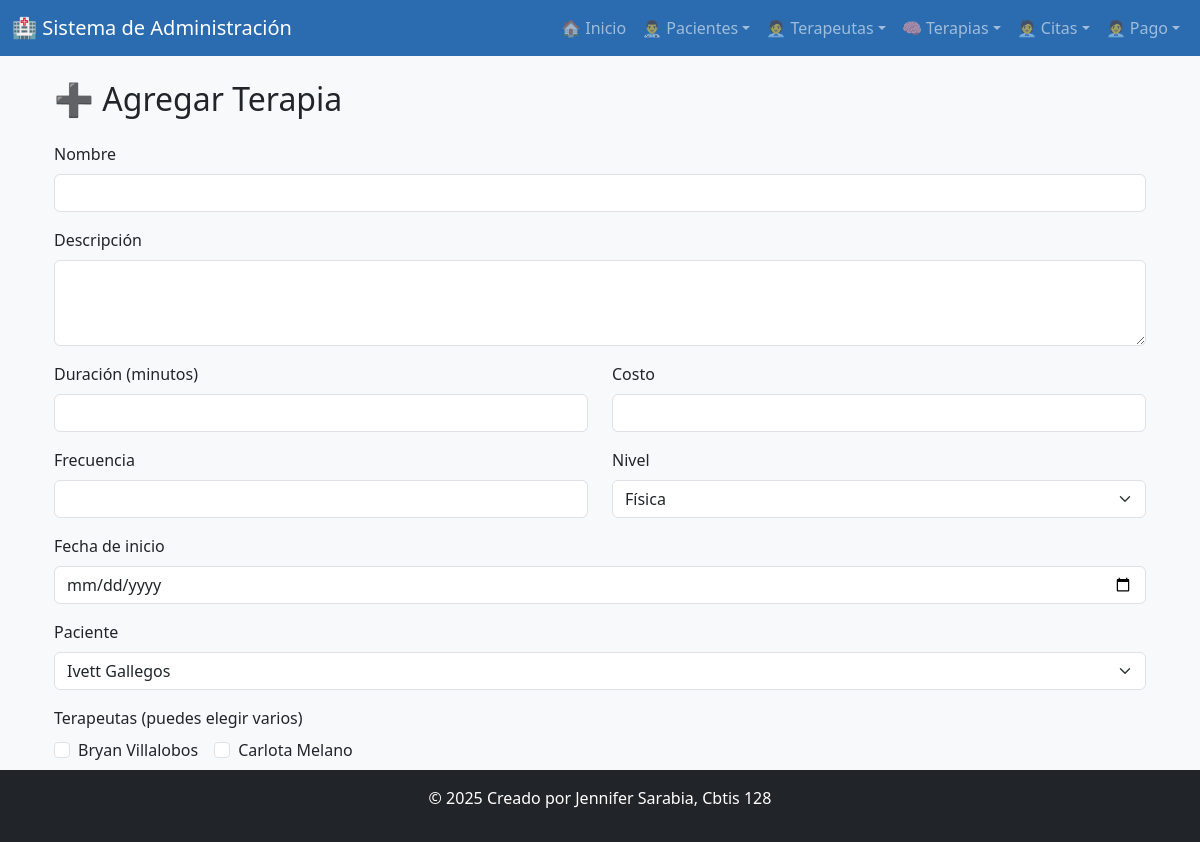
The page /agregar_terapia/ on the database its author committed.
### app_paciente/models.py (models this page shows, shortened)
class Terapeuta(models.Model):
    nom_tep = models.CharField(max_length=100)
    ape_tep = models.CharField(max_length=100)
    especialidad_tep = models.CharField(max_length=100, choices=[
        ('Física', 'Física'),
        ('Psicológica', 'Psicológica'),
        ('Ocupacional', 'Ocupacional'),
        ('Lenguaje', 'Lenguaje'),
        ('Otra', 'Otra'),
    ])
    tel_tep = models.CharField(max_length=15)
    correo_tep = models.EmailField(max_length=80, unique=True)
    horario_tep = models.CharField(max_length=50, default='Lunes a Viernes')
    experiencia_tep = models.PositiveIntegerField(help_text="Años de experiencia")

### app_paciente/views.py (the view, shortened to what this page needs)
# urls.py: path('agregar_terapia/', views.agregar_terapia, name='agregar_terapia'),
def agregar_terapia(request):
    pacientes = Paciente.objects.all()
    terapeutas = Terapeuta.objects.all()
    return render(request, 'terapias/agregar_terapia.html', {
        'pacientes': pacientes,
        'terapeutas': terapeutas
    })

### app_paciente/templates/terapias/agregar_terapia.html (shortened to what this page needs)
{% extends 'base.html' %}
{% block content %}
<div class="container my-4">
    <h2 class="mb-4">➕ Agregar Terapia</h2>
    <form method="post">
        <div class="mb-3">
            <label for="nom_ter" class="form-label">Nombre</label>
            <input type="text" class="form-control" id="nom_ter" name="nom_ter" required>
        </div>
        <div class="mb-3">
            <label for="desc_ter" class="form-label">Descripción</label>
            <textarea class="form-control" id="desc_ter" name="desc_ter" rows="3"></textarea>
        </div>
        <div class="row mb-3">
            <div class="col-md-6">
                <label for="duracion_ter" class="form-label">Duración (minutos)</label>
                <input type="number" class="form-control" id="duracion_ter" name="duracion_ter" required>
            </div>
            <div class="col-md-6">
                <label for="costo_ter" class="form-label">Costo</label>
                <input type="number" step="0.01" class="form-control" id="costo_ter" name="costo_ter" required>
            </div>
        </div>
        <div class="row mb-3">
            <div class="col-md-6">
                <label for="frecuencia_ter" class="form-label">Frecuencia</label>
                <input type="text" class="form-control" id="frecuencia_ter" name="frecuencia_ter">
            </div>
            <div class="col-md-6">
                <label for="nivel_ter" class="form-label">Nivel</label>
                <select class="form-select" id="nivel_ter" name="nivel_ter">
                    <option value="Física">Física</option>
                </select>
            </div>
        </div>
        <div class="mb-3">
            <label for="fecha_inicio" class="form-label">Fecha de inicio</label>
            <input type="date" class="form-control" id="fecha_inicio" name="fecha_inicio">
        </div>
        <div class="mb-3">
            <label for="paciente" class="form-label">Paciente</label>
            <select class="form-select" id="paciente" name="paciente">
                {% for p in pacientes %}
                <option value="{{ p.id }}">{{ p.nom_pac }} {{ p.ape_pac }}</option>
                {% endfor %}
            </select>
        </div>
        <div class="mb-3">
            <label class="form-label">Terapeutas (puedes elegir varios)</label>
            <div class="d-flex flex-wrap">
                {% for t in terapeutas %}
                <div class="form-check me-3">
                    <input class="form-check-input" type="checkbox" id="terapeuta{{ t.id }}" name="terapeutas" value="{{ t.id }}">
                    <label class="form-check-label" for="terapeuta{{ t.id }}">
                        {{ t.nom_tep }} {{ t.ape_tep }}
                    </label>
                </div>
                {% endfor %}
            </div>
        </div>
        <button type="submit" class="btn btn-success">Guardar Terapia</button>
    </form>
</div>
{% endblock %}

### rows shown on the page
Terapeuta: nom_tep "Bryan", ape_tep "Villalobos"
Terapeuta: nom_tep "Carlota", ape_tep "Melano"

### other values the page prints
form field paciente "Ivett Gallegos"
